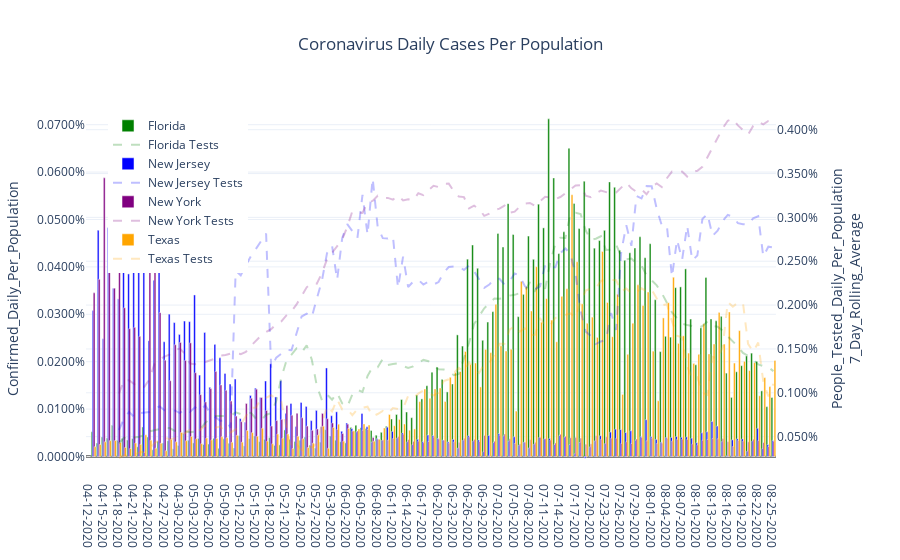

Notebook code for this chart:
### Code cell
countries_list = sorted(list(country_df['Country_Region'].unique()))

colors_dict = {'US Only NY':'purple',
              'US Only NJ':'blue',
              'US Only FL':'green',
              'US Only TX':'orange'}

rename_dict = {'US Only NY':'New York',
              'US Only NJ':'New Jersey',
              'US Only FL':'Florida',
              'US Only TX':'Texas'}


fig = make_subplots(specs=[[{'secondary_y':True}]])

for mycountry in countries_list:
    fig.add_trace(go.Bar(x=country_df[country_df['Country_Region']==mycountry]['Date'],
                               y=country_df[country_df['Country_Region']==mycountry]['Confirmed_Daily_Per_Population'],
                               name = rename_dict[mycountry],
                               marker = {'color':colors_dict[mycountry]},
                               width = 0.35
                          ),
                  secondary_y = False
                )
    fig.add_trace(go.Scatter(x=country_df[country_df['Country_Region']==mycountry]['Date'],
                               y=country_df[country_df['Country_Region']==mycountry]['People_Tested_Daily_Per_Population_7_Day_Rolling_Average'],
                               name = rename_dict[mycountry] + ' Tests',
                               line = {'color':colors_dict[mycountry],
                                       'dash':'dash'},
                               opacity = 0.25
                          ),
                  secondary_y = True
                )


fig.update_layout(
                showlegend = True,
                legend= dict(x=0.03,y=0.97),
                title='Coronavirus Daily Cases Per Population',
                title_x= 0.5,
                yaxis={'title':'Confirmed_Daily_Per_Population',
                       'tickformat':'.4%',
                       'zeroline':True,'zerolinecolor':'#000000','zerolinewidth':2.0},
                template='plotly_white')
fig.update_yaxes(title_text='People_Tested_Daily_Per_Population<br>7_Day_Rolling_Average',
                 secondary_y=True,
                 tickformat= '.3%')


fig.show()

### Figure 1 — Plotly figure (JSON) as saved in the notebook; plotly's stock layout.template omitted (floating-point values rounded to 4 significant figures; data arrays with more than 128 entries replaced by an {"elided": "..."} marker saying what was removed)
{"data": [{"marker": {"color": "green"}, "name": "Florida", "type": "bar", "width": 0.35, "x": {"elided": "136 str values"}, "xaxis": "x", "y": {"elided": "136 float values"}, "yaxis": "y"}, {"line": {"color": "green", "dash": "dash"}, "name": "Florida Tests", "opacity": 0.25, "type": "scatter", "x": {"elided": "136 str values"}, "xaxis": "x", "y": {"elided": "136 float values"}, "yaxis": "y2"}, {"marker": {"color": "blue"}, "name": "New Jersey", "type": "bar", "width": 0.35, "x": {"elided": "136 str values"}, "xaxis": "x", "y": {"elided": "136 float values"}, "yaxis": "y"}, {"line": {"color": "blue", "dash": "dash"}, "name": "New Jersey Tests", "opacity": 0.25, "type": "scatter", "x": {"elided": "136 str values"}, "xaxis": "x", "y": {"elided": "136 float values"}, "yaxis": "y2"}, {"marker": {"color": "purple"}, "name": "New York", "type": "bar", "width": 0.35, "x": {"elided": "136 str values"}, "xaxis": "x", "y": {"elided": "136 float values"}, "yaxis": "y"}, {"line": {"color": "purple", "dash": "dash"}, "name": "New York Tests", "opacity": 0.25, "type": "scatter", "x": {"elided": "136 str values"}, "xaxis": "x", "y": {"elided": "136 float values"}, "yaxis": "y2"}, {"marker": {"color": "orange"}, "name": "Texas", "type": "bar", "width": 0.35, "x": {"elided": "136 str values"}, "xaxis": "x", "y": {"elided": "136 float values"}, "yaxis": "y"}, {"line": {"color": "orange", "dash": "dash"}, "name": "Texas Tests", "opacity": 0.25, "type": "scatter", "x": {"elided": "136 str values"}, "xaxis": "x", "y": {"elided": "136 float values"}, "yaxis": "y2"}], "layout": {"legend": {"x": 0.03, "y": 0.97}, "showlegend": true, "title": {"text": "Coronavirus Daily Cases Per Population", "x": 0.5}, "xaxis": {"anchor": "y", "domain": [0, 0.94]}, "yaxis": {"anchor": "x", "domain": [0, 1], "tickformat": ".4%", "title": {"text": "Confirmed_Daily_Per_Population"}, "zeroline": true, "zerolinecolor": "#000000", "zerolinewidth": 2}, "yaxis2": {"anchor": "x", "overlaying": "y", "side": "right", "tickformat": ".3%", "title": {"text": "People_Tested_Daily_Per_Population<br>7_Day_Rolling_Average"}}}}
